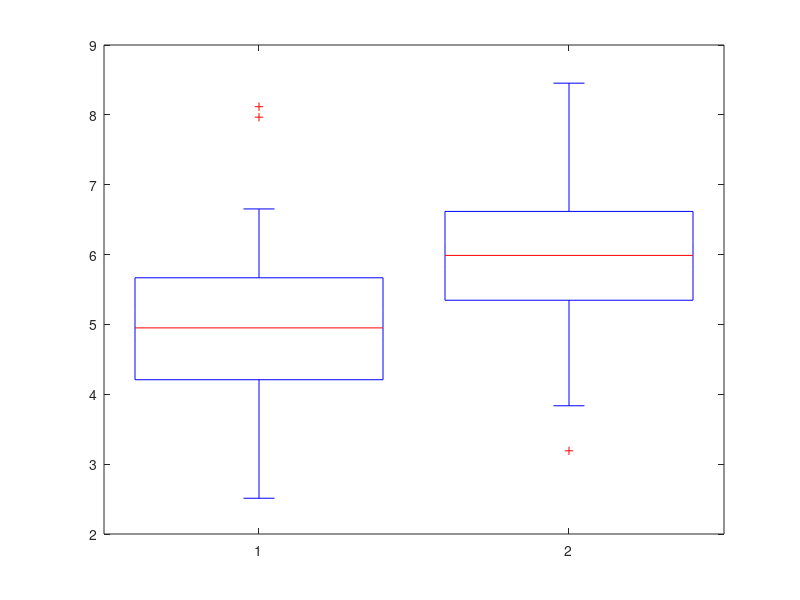

Write the MATLAB code that produced this figure. (Note: this script raises an error after producing the figure.)

% some random points
data1 = normrnd(5,1,100,1);
data2 = normrnd(6,1,100,1);

% a simple box plot with two boxes
fig = figure;
boxplot([data1,data2])

% PLOTLY 
response = fig2plotly(fig,'name','matlab_basic_box_plot');
plotly_url = response.url;
